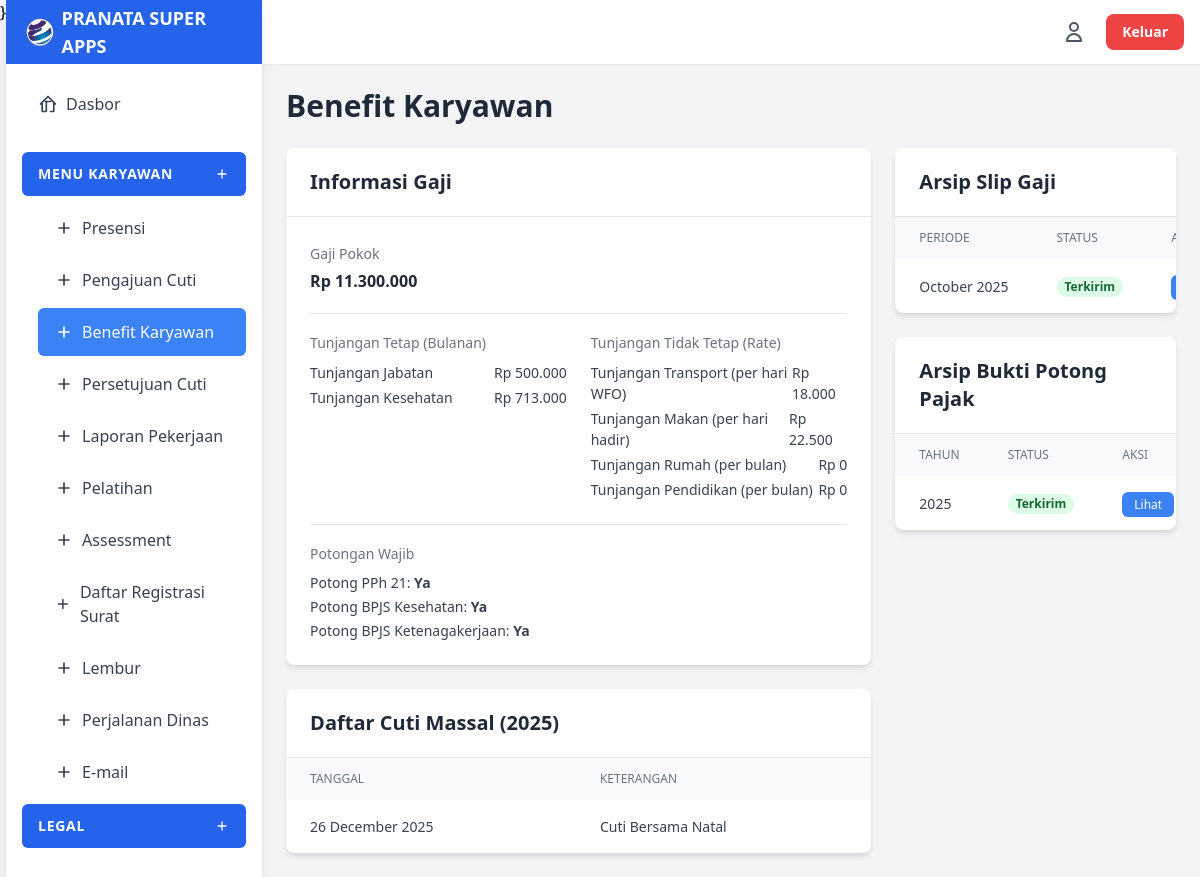
The app's page /modules/benefit/index.php (signed in) with its own data.
### tables this page shows
CREATE TABLE `payroll_master_gaji` (
  `id` int(11) NOT NULL,
  `user_id` int(11) NOT NULL COMMENT 'FK ke users.id',
  `gaji_pokok` bigint(20) NOT NULL DEFAULT 0,
  `tunj_jabatan` bigint(20) NOT NULL DEFAULT 0 COMMENT 'Tunjangan Tetap',
  `tunj_kesehatan` bigint(20) NOT NULL DEFAULT 0 COMMENT 'Tunjangan Tetap (Asuransi)',
  `tunj_transport` bigint(20) NOT NULL DEFAULT 0 COMMENT 'Tunjangan Tidak Tetap',
  `tunj_makan` bigint(20) NOT NULL DEFAULT 0 COMMENT 'Tunjangan Tidak Tetap',
  `tunj_rumah` bigint(20) NOT NULL DEFAULT 0 COMMENT 'Tunjangan Tidak Tetap',
  `tunj_pendidikan` bigint(20) NOT NULL DEFAULT 0 COMMENT 'Tunjangan Tidak Tetap',
  `tunj_komunikasi` bigint(20) NOT NULL DEFAULT 0 COMMENT 'Tunjangan Tidak Tetap',
  `status_ptkp` varchar(10) DEFAULT NULL COMMENT 'Status PTKP (Misal: TK/0, K/1)',
  `pot_pph` tinyint(1) NOT NULL DEFAULT 0 COMMENT 'Potongan Wajib (0=Tidak, 1=Ya)',
  `pot_bpjs_kesehatan` tinyint(1) NOT NULL DEFAULT 0 COMMENT 'Potongan Wajib (0=Tidak, 1=Ya)',
  `pot_bpjs_ketenagakerjaan` tinyint(1) NOT NULL DEFAULT 0 COMMENT 'Potongan Wajib (0=Tidak, 1=Ya)',
  `updated_by_id` int(11) DEFAULT NULL COMMENT 'ID HR/Admin yg terakhir update',
  `updated_at` timestamp NOT NULL DEFAULT current_timestamp() ON UPDATE current_timestamp()
);

CREATE TABLE `collective_leave` (
  `id` int(11) NOT NULL,
  `tanggal_cuti` date NOT NULL,
  `tahun` year(4) NOT NULL,
  `keterangan` varchar(255) NOT NULL,
  `status` enum('Pending','Approved','Rejected') NOT NULL DEFAULT 'Pending',
  `proposed_by_id` int(11) NOT NULL,
  `processed_by_id` int(11) DEFAULT NULL COMMENT 'ID Direktur yg Approve/Reject',
  `created_at` timestamp NOT NULL DEFAULT current_timestamp(),
  `updated_at` timestamp NOT NULL DEFAULT current_timestamp() ON UPDATE current_timestamp()
);

CREATE TABLE `payroll_history` (
  `id` int(11) NOT NULL,
  `user_id` int(11) NOT NULL,
  `periode_tahun` year(4) NOT NULL,
  `periode_bulan` int(2) NOT NULL,
  `tanggal_mulai_periode` date NOT NULL,
  `tanggal_selesai_periode` date NOT NULL,
  `jumlah_hari_kerja_periode` int(2) NOT NULL,
  `jumlah_kehadiran_aktual` int(2) NOT NULL,
  `gaji_pokok_final` bigint(20) NOT NULL DEFAULT 0 COMMENT 'Gaji pokok setelah pro-rata (jika absen)',
  `total_tunjangan_tetap` bigint(20) NOT NULL DEFAULT 0,
  `total_tunjangan_tidak_tetap` bigint(20) NOT NULL DEFAULT 0,
  `total_tunjangan_lain` bigint(20) NOT NULL DEFAULT 0 COMMENT 'Misal: Tunj. Komunikasi (Reimburse)',
  `total_gross_income` bigint(20) NOT NULL DEFAULT 0,
  `total_potongan_bpjs` bigint(20) NOT NULL DEFAULT 0,
  `total_potongan_pph21` bigint(20) NOT NULL DEFAULT 0,
  `total_potongan_lainnya` bigint(20) NOT NULL DEFAULT 0 COMMENT 'Dari tabel payroll_potongan_lain',
  `take_home_pay` bigint(20) NOT NULL DEFAULT 0,
  `status` enum('Calculated','Locked','Paid') NOT NULL DEFAULT 'Calculated',
  `calculated_by_id` int(11) NOT NULL,
  `calculated_at` timestamp NOT NULL DEFAULT current_timestamp() ON UPDATE current_timestamp()
);

### modules/benefit/index.php (the view, shortened to what this page needs)
<?php
require '../../includes/header.php';
$master_gaji = null;
$daftar_cuti_massal = [];
$daftar_slip_gaji = [];
$daftar_bukti_potong = [];
$errors = [];
$current_year = '2025';
if (!function_exists('formatRupiah')) {
    function formatRupiah($number, $prefix = 'Rp ') {
        return $prefix . number_format($number, 0, ',', '.');
    }
}
try {
    $stmt_gaji = $conn->prepare("SELECT * FROM payroll_master_gaji WHERE user_id = ?");
    if ($stmt_gaji) {
        $stmt_gaji->bind_param("i", $user_id);
        $stmt_gaji->execute();
        $result_gaji = $stmt_gaji->get_result();
        if ($result_gaji->num_rows > 0) {
            $master_gaji = $result_gaji->fetch_assoc();
        }
    } else {
        $errors[] = "Gagal mengambil data master gaji: " . $conn->error;
    }
    $stmt_cuti = $conn->prepare("SELECT tanggal_cuti, keterangan FROM collective_leave WHERE status = 'Approved' AND tahun = ? ORDER BY tanggal_cuti ASC");
    if ($stmt_cuti) {
        $stmt_cuti->bind_param("s", $current_year);
        $stmt_cuti->execute();
        $result_cuti = $stmt_cuti->get_result();
        while ($row = $result_cuti->fetch_assoc()) {
            $daftar_cuti_massal[] = $row;
        }
    } else {
        $errors[] = "Gagal mengambil daftar cuti massal: " . $conn->error;
    }
    $stmt_slip = $conn->prepare("SELECT id, periode_tahun, periode_bulan, take_home_pay, status
                                FROM payroll_history
                                WHERE user_id = ? AND status = 'Paid'
                                ORDER BY periode_tahun DESC, periode_bulan DESC");
    if ($stmt_slip) {
        $stmt_slip->bind_param("i", $user_id);
        $stmt_slip->execute();
        $result_slip = $stmt_slip->get_result();
        while ($row = $result_slip->fetch_assoc()) {
            $daftar_slip_gaji[] = $row;
        }
    } else {
        $errors[] = "Gagal mengambil riwayat slip gaji: " . $conn->error;
    }
    $stmt_bupot_check = $conn->prepare(
        "SELECT tahun, status, sent_at
         FROM payroll_bupot_status
         WHERE user_id = ? AND status = 'Sent'
         ORDER BY tahun DESC"
    );
    if ($stmt_bupot_check) {
        $stmt_bupot_check->bind_param("i", $user_id);
        $stmt_bupot_check->execute();
        $result_bupot = $stmt_bupot_check->get_result();
        while ($row = $result_bupot->fetch_assoc()) {
            $daftar_bukti_potong[] = [
                'tahun' => $row['tahun'],
                'keterangan' => 'Bukti Potong 1721-A1 Tahun ' . $row['tahun'],
                'status' => 'Terkirim'
            ];
        }
    } else {
         $errors[] = "Gagal memeriksa riwayat bukti potong: " . $conn->error;
    }
} catch (Exception $e) {
    $errors[] = $e->getMessage();
}
require '../../includes/sidebar.php';
?>
<main class="flex-1 overflow-x-hidden overflow-y-auto bg-gray-100 p-6">
    <h1 class="text-3xl font-bold text-gray-800 mb-6">Benefit Karyawan</h1>
    <div class="grid grid-cols-1 lg:grid-cols-3 gap-6">
        <div class="lg:col-span-2 space-y-6">
            <div class="benefit-card">
                <div class="benefit-header">
                    <h3 class="text-xl font-semibold text-gray-800">Informasi Gaji</h3>
                </div>
                <div class="benefit-content">
                    <?php if (!$master_gaji): ?>
                        <p class="text-gray-500 text-center">Data master gaji Anda belum di-input oleh HR.</p>
                    <?php else: ?>
                        <div class="grid grid-cols-1 md:grid-cols-2 gap-x-6 gap-y-4">
                            <div class="md:col-span-2 border-b pb-4">
                                <span class="benefit-label">Gaji Pokok</span>
                                <p class="benefit-data text-2xl text-blue-600"><?php echo formatRupiah($master_gaji['gaji_pokok']); ?></p>
                            </div>
                            <div>
                                <span class="benefit-label">Tunjangan Tetap (Bulanan)</span>
                                <div class="mt-2 space-y-1">
                                    <div class="flex justify-between">
                                        <span class="benefit-data-sm">Tunjangan Jabatan</span>
                                        <span class="benefit-data-sm font-medium"><?php echo formatRupiah($master_gaji['tunj_jabatan']); ?></span>
                                    </div>
                                    <div class="flex justify-between">
                                        <span class="benefit-data-sm">Tunjangan Kesehatan</span>
                                        <span class="benefit-data-sm font-medium"><?php echo formatRupiah($master_gaji['tunj_kesehatan']); ?></span>
                                    </div>
                                </div>
                            </div>
                            <div>
                                <span class="benefit-label">Tunjangan Tidak Tetap (Rate)</span>
                                <div class="mt-2 space-y-1">
                                    <div class="flex justify-between">
                                        <span class="benefit-data-sm">Tunjangan Transport (per hari WFO)</span>
                                        <span class="benefit-data-sm font-medium"><?php echo formatRupiah($master_gaji['tunj_transport']); ?></span>
                                    </div>
                                    <div class="flex justify-between">
                                        <span class="benefit-data-sm">Tunjangan Makan (per hari hadir)</span>
                                        <span class="benefit-data-sm font-medium"><?php echo formatRupiah($master_gaji['tunj_makan']); ?></span>
                                    </div>
                                    <div class="flex justify-between">
                                        <span class="benefit-data-sm">Tunjangan Rumah (per bulan)</span>
                                        <span class="benefit-data-sm font-medium"><?php echo formatRupiah($master_gaji['tunj_rumah']); ?></span>
                                    </div>
                                    <div class="flex justify-between">
                                        <span class="benefit-data-sm">Tunjangan Pendidikan (per bulan)</span>
                                        <span class="benefit-data-sm font-medium"><?php echo formatRupiah($master_gaji['tunj_pendidikan']); ?></span>
                                    </div>
                                </div>
                            </div>
                            <div class="md:col-span-2 border-t pt-4 mt-2">
                                <span class="benefit-label">Potongan Wajib</span>
                                <div class="mt-2 space-y-1 text-sm text-gray-700">
                                    <p>Potong PPh 21: <span class="font-semibold"><?php echo $master_gaji['pot_pph'] ? 'Ya' : 'Tidak'; ?></span></p>
                                    <p>Potong BPJS Kesehatan: <span class="font-semibold"><?php echo $master_gaji['pot_bpjs_kesehatan'] ? 'Ya' : 'Tidak'; ?></span></p>
                                    <p>Potong BPJS Ketenagakerjaan: <span class="font-semibold"><?php echo $master_gaji['pot_bpjs_ketenagakerjaan'] ? 'Ya' : 'Tidak'; ?></span></p>
                                </div>
                            </div>
                        </div>
                    <?php endif; ?>
                </div>
            </div>
            <div class="benefit-card">
                <div class="benefit-header">
                    <h3 class="text-xl font-semibold text-gray-800">Daftar Cuti Massal (<?php echo $current_year; ?>)</h3>
                </div>
                <div class="overflow-x-auto">
                    <table class="benefit-table">
                        <thead>
                            <tr>
                                <th>Tanggal</th>
                                <th>Keterangan</th>
                            </tr>
                        </thead>
                        <tbody class="divide-y divide-gray-200">
                            <?php if (empty($daftar_cuti_massal)): ?>
                                <tr>
                                    <td colspan="2" class="text-center text-gray-500">
                                        Belum ada data cuti massal yang ditetapkan untuk tahun ini.
                                    </td>
                                </tr>
                            <?php else: ?>
                                <?php foreach ($daftar_cuti_massal as $cuti): ?>
                                    <tr>
                                        <td><?php echo date('d F Y', strtotime($cuti['tanggal_cuti'])); ?></td>
                                        <td><?php echo htmlspecialchars($cuti['keterangan']); ?></td>
                                    </tr>
                                <?php endforeach; ?>
                            <?php endif; ?>
                        </tbody>
                    </table>
                </div>
            </div>
        </div>
        <div class="lg:col-span-1 space-y-6">
            <div class="benefit-card">
                <div class="benefit-header">
                    <h3 class="text-xl font-semibold text-gray-800">Arsip Slip Gaji</h3>
                </div>
                <div class="overflow-x-auto">
                    <table class="benefit-table">
                        <thead>
                            <tr>
                                <th>Periode</th>
                                <th>Status</th>
                                <th>Aksi</th>
                            </tr>
                        </thead>
                        <tbody class="divide-y divide-gray-200">
                             <?php if (empty($daftar_slip_gaji)): ?>
                                <tr>
                                    <td colspan="3" class="text-center text-gray-500">
                                        Belum ada slip gaji yang dikirim oleh HR.
                                    </td>
                                </tr>
                            <?php else: ?>
                                <?php foreach ($daftar_slip_gaji as $slip): ?>
                                    <tr>
                                        <td class="font-medium"><?php echo date('F Y', mktime(0, 0, 0, $slip['periode_bulan'], 1, $slip['periode_tahun'])); ?></td>
                                        <td>
                                            <span class="px-2 inline-flex text-xs leading-5 font-semibold rounded-full bg-green-100 text-green-800">
                                                Terkirim
                                            </span>
                                        </td>
                                        <td>
                                            <a href="<?php echo BASE_URL; ?>/modules/hr/print_slip.php?id=<?php echo $slip['id']; ?>" target="_blank" class="btn-primary-sm bg-blue-500 hover:bg-blue-600 text-xs no-underline">Lihat</a>
                                        </td>
                                    </tr>
                                <?php endforeach; ?>
                            <?php endif; ?>
                        </tbody>
                    </table>
                </div>
            </div>
            <div class="benefit-card">
                <div class="benefit-header">
                    <h3 class="text-xl font-semibold text-gray-800">Arsip Bukti Potong Pajak</h3>
                </div>
                <div class="overflow-x-auto">
                    <table class="benefit-table">
                        <thead>
                            <tr>
                                <th>Tahun</th>
                                <th>Status</th>
                                <th>Aksi</th>
                            </tr>
                        </thead>
                        <tbody class="divide-y divide-gray-200">
                            <?php if (empty($daftar_bukti_potong)): ?>
                                <tr>
                                    <td colspan="3" class="text-center text-gray-500">
                                        Belum ada bukti potong yang dikirim oleh HR.
                                    </td>
                                </tr>
                            <?php else: ?>
                                <?php foreach ($daftar_bukti_potong as $bupot): ?>
                                    <tr>
                                        <td class="font-medium"><?php echo $bupot['tahun']; ?></td>
                                        <td>
                                            <span class="px-2 inline-flex text-xs leading-5 font-semibold rounded-full bg-green-100 text-green-800">
                                                Terkirim
                                            </span>
                                        </td>
                                        <td>
                                            <a href="<?php echo BASE_URL; ?>/modules/hr/print_bukti_potong.php?karyawan_id=<?php echo $user_id; ?>&tahun=<?php echo $bupot['tahun']; ?>" target="_blank"
                                               class="btn-primary-sm bg-blue-500 hover:bg-blue-600 text-xs no-underline">
                                                Lihat
                                            </a>
                                        </td>
                                    </tr>
                                <?php endforeach; ?>
                            <?php endif; ?>
                        </tbody>
                    </table>
                </div>
            </div>
        </div>
    </div>
</main>
<?php
require '../../includes/footer.php';
?>

### records on screen
payroll_master_gaji: gaji_pokok "Rp 11.300.000", tunj_jabatan "Rp 500.000", tunj_kesehatan "Rp 713.000", tunj_transport "Rp 18.000", tunj_makan "Rp 22.500", tunj_rumah "Rp 0", tunj_pendidikan "Rp 0"
collective_leave: tanggal_cuti "26 December 2025", keterangan "Cuti Bersama Natal"
payroll_history: periode_bulan+periode_tahun "October 2025"

### other values on screen
$title "MENU KARYAWAN LEGAL"
$current_year "2025"
$bupot['tahun'] "2025"
